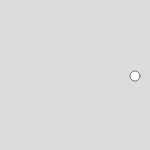
Frame 1 (no input)
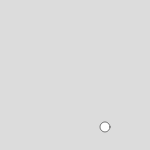
Frame 60 (no input)
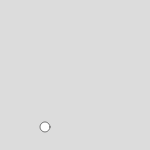
Frame 120 (the mouse pressed at the canvas centre since frame 60)

The p5.js sketch that drew these frames (run headless with seeded random() and noise() and a simulated clock; from frame 60 on, the mouse is pressed at the canvas centre):

// p5.js sketch
// ── sketch.js
function setup() {
  createCanvas(300/2, 300/2);
  angleMode(DEGREES);
}

function draw() {
  scale(0.5);
  background(220);
  
  //Variables representing the circle
  var angle = frameCount;
  
  var radius = 120;
  
  
  //Point Calculation
  var x = 150+radius*cos(angle);
  var y = 150+radius*sin(angle);
  
  //Draw Circle
  fill(255);
  circle(x,y,20);
}
